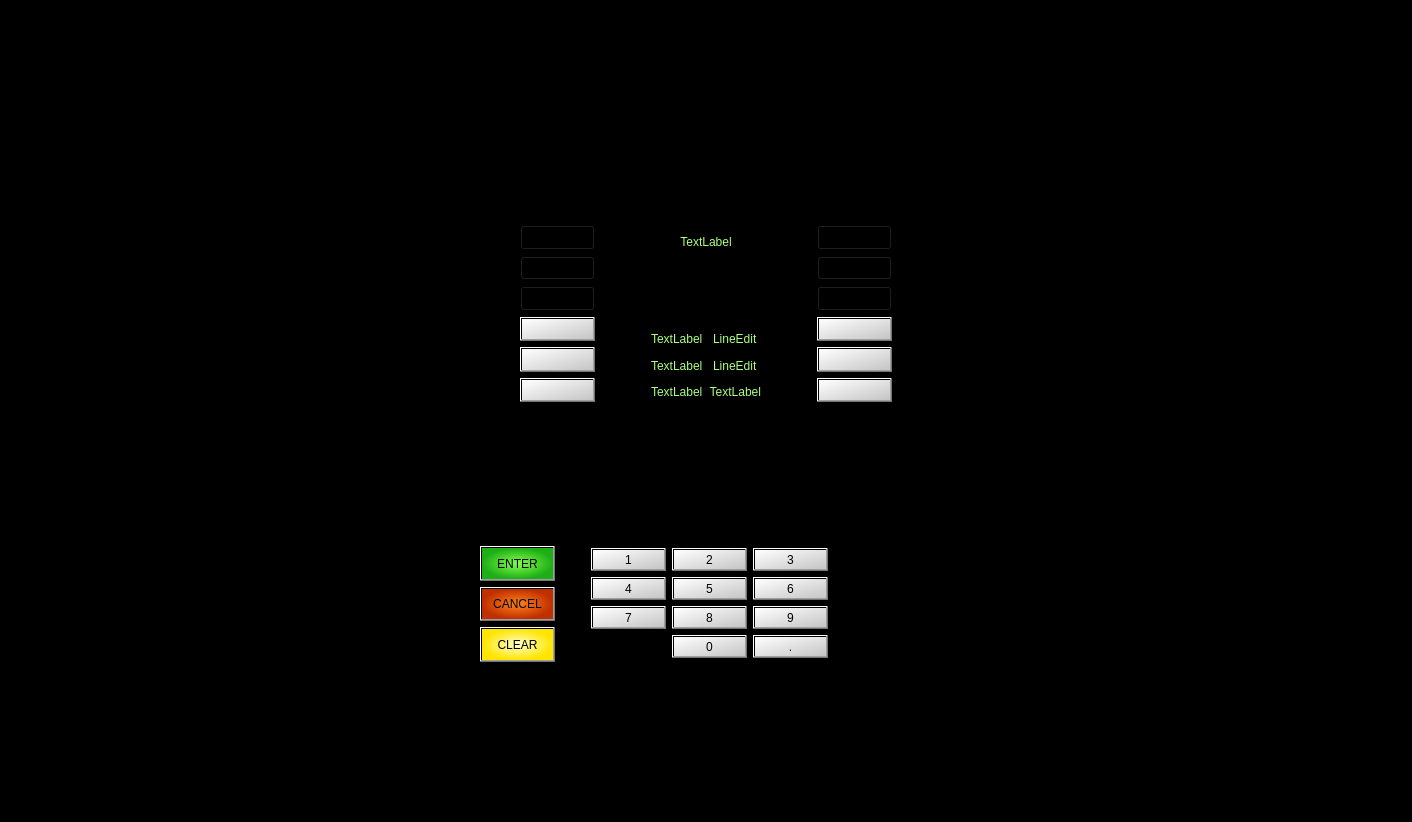
<?xml version="1.0" encoding="UTF-8"?>
<ui version="4.0">
 <class>Transfer</class>
 <widget class="QMainWindow" name="Transfer">
  <property name="geometry">
   <rect>
    <x>0</x>
    <y>0</y>
    <width>1412</width>
    <height>822</height>
   </rect>
  </property>
  <property name="sizePolicy">
   <sizepolicy hsizetype="Preferred" vsizetype="Preferred">
    <horstretch>0</horstretch>
    <verstretch>0</verstretch>
   </sizepolicy>
  </property>
  <property name="windowTitle">
   <string>MainWindow</string>
  </property>
  <property name="styleSheet">
   <string notr="true">background-color: rgb(0, 0, 0);</string>
  </property>
  <widget class="QWidget" name="mycentralwidget">
   <property name="sizePolicy">
    <sizepolicy hsizetype="Preferred" vsizetype="Preferred">
     <horstretch>0</horstretch>
     <verstretch>0</verstretch>
    </sizepolicy>
   </property>
   <layout class="QGridLayout" name="gridLayout_3">
    <property name="leftMargin">
     <number>135</number>
    </property>
    <property name="topMargin">
     <number>135</number>
    </property>
    <property name="rightMargin">
     <number>135</number>
    </property>
    <property name="bottomMargin">
     <number>80</number>
    </property>
    <item row="1" column="0">
     <layout class="QHBoxLayout" name="horizontalLayout">
      <property name="leftMargin">
       <number>0</number>
      </property>
      <property name="topMargin">
       <number>95</number>
      </property>
      <property name="rightMargin">
       <number>80</number>
      </property>
      <property name="bottomMargin">
       <number>80</number>
      </property>
      <item>
       <spacer name="horizontalSpacer_2">
        <property name="orientation">
         <enum>Qt::Horizontal</enum>
        </property>
        <property name="sizeHint" stdset="0">
         <size>
          <width>40</width>
          <height>20</height>
         </size>
        </property>
       </spacer>
      </item>
      <item>
       <layout class="QVBoxLayout" name="verticalLayout_2">
        <property name="topMargin">
         <number>43</number>
        </property>
        <property name="rightMargin">
         <number>30</number>
        </property>
        <item>
         <widget class="QPushButton" name="btnEnter">
          <property name="sizePolicy">
           <sizepolicy hsizetype="Fixed" vsizetype="Preferred">
            <horstretch>0</horstretch>
            <verstretch>0</verstretch>
           </sizepolicy>
          </property>
          <property name="styleSheet">
           <string notr="true">font: 12pt &quot;Segoe UI&quot;;
color: rgb(0, 0, 0);
background-color: qradialgradient(spread:pad, cx:0.5, cy:0.5, radius:0.5, fx:0.5, fy:0.5, stop:0 rgba(130, 255, 79, 255), stop:1 rgba(30, 174, 21, 255));
</string>
          </property>
          <property name="text">
           <string>ENTER</string>
          </property>
         </widget>
        </item>
        <item>
         <widget class="QPushButton" name="btnCancel">
          <property name="sizePolicy">
           <sizepolicy hsizetype="Fixed" vsizetype="Preferred">
            <horstretch>0</horstretch>
            <verstretch>0</verstretch>
           </sizepolicy>
          </property>
          <property name="styleSheet">
           <string notr="true">font: 12pt &quot;Segoe UI&quot;;
color: rgb(0, 0, 0);
background-color: qradialgradient(spread:pad, cx:0.5, cy:0.5, radius:0.5, fx:0.5, fy:0.5, stop:0 rgba(255, 132, 26, 255), stop:1 rgba(192, 47, 0, 255));</string>
          </property>
          <property name="text">
           <string>CANCEL</string>
          </property>
         </widget>
        </item>
        <item>
         <widget class="QPushButton" name="btnClear">
          <property name="sizePolicy">
           <sizepolicy hsizetype="Fixed" vsizetype="Preferred">
            <horstretch>0</horstretch>
            <verstretch>0</verstretch>
           </sizepolicy>
          </property>
          <property name="styleSheet">
           <string notr="true">font: 12pt &quot;Segoe UI&quot;;
color: rgb(0, 0, 0);
background-color: qradialgradient(spread:pad, cx:0.5, cy:0.5, radius:0.5, fx:0.5, fy:0.5, stop:0 rgba(255, 255, 206, 255), stop:1 rgba(255, 229, 0, 255));
</string>
          </property>
          <property name="text">
           <string>CLEAR</string>
          </property>
         </widget>
        </item>
       </layout>
      </item>
      <item>
       <layout class="QGridLayout" name="gridLayout">
        <property name="topMargin">
         <number>45</number>
        </property>
        <property name="rightMargin">
         <number>25</number>
        </property>
        <property name="bottomMargin">
         <number>4</number>
        </property>
        <item row="1" column="2">
         <widget class="QPushButton" name="btn_num6">
          <property name="sizePolicy">
           <sizepolicy hsizetype="Fixed" vsizetype="Preferred">
            <horstretch>0</horstretch>
            <verstretch>0</verstretch>
           </sizepolicy>
          </property>
          <property name="styleSheet">
           <string notr="true">font: 16pt &quot;Segoe UI&quot;;
color: rgb(0, 0, 0);
background-color: qlineargradient(spread:pad, x1:0, y1:0, x2:1, y2:1, stop:0 rgba(255, 255, 255, 255), stop:1 rgba(197, 197, 197, 255));</string>
          </property>
          <property name="text">
           <string>6</string>
          </property>
         </widget>
        </item>
        <item row="2" column="2">
         <widget class="QPushButton" name="btn_num9">
          <property name="sizePolicy">
           <sizepolicy hsizetype="Fixed" vsizetype="Preferred">
            <horstretch>0</horstretch>
            <verstretch>0</verstretch>
           </sizepolicy>
          </property>
          <property name="styleSheet">
           <string notr="true">font: 16pt &quot;Segoe UI&quot;;
color: rgb(0, 0, 0);
background-color: qlineargradient(spread:pad, x1:0, y1:0, x2:1, y2:1, stop:0 rgba(255, 255, 255, 255), stop:1 rgba(197, 197, 197, 255));</string>
          </property>
          <property name="text">
           <string>9</string>
          </property>
         </widget>
        </item>
        <item row="2" column="0">
         <widget class="QPushButton" name="btn_num7">
          <property name="sizePolicy">
           <sizepolicy hsizetype="Fixed" vsizetype="Preferred">
            <horstretch>0</horstretch>
            <verstretch>0</verstretch>
           </sizepolicy>
          </property>
          <property name="styleSheet">
           <string notr="true">font: 16pt &quot;Segoe UI&quot;;
color: rgb(0, 0, 0);
background-color: qlineargradient(spread:pad, x1:0, y1:0, x2:1, y2:1, stop:0 rgba(255, 255, 255, 255), stop:1 rgba(197, 197, 197, 255));</string>
          </property>
          <property name="text">
           <string>7</string>
          </property>
         </widget>
        </item>
        <item row="1" column="0">
         <widget class="QPushButton" name="btn_num4">
          <property name="sizePolicy">
           <sizepolicy hsizetype="Fixed" vsizetype="Preferred">
            <horstretch>0</horstretch>
            <verstretch>0</verstretch>
           </sizepolicy>
          </property>
          <property name="styleSheet">
           <string notr="true">font: 16pt &quot;Segoe UI&quot;;
color: rgb(0, 0, 0);
background-color: qlineargradient(spread:pad, x1:0, y1:0, x2:1, y2:1, stop:0 rgba(255, 255, 255, 255), stop:1 rgba(197, 197, 197, 255));</string>
          </property>
          <property name="text">
           <string>4</string>
          </property>
         </widget>
        </item>
        <item row="2" column="1">
         <widget class="QPushButton" name="btn_num8">
          <property name="sizePolicy">
           <sizepolicy hsizetype="Fixed" vsizetype="Preferred">
            <horstretch>0</horstretch>
            <verstretch>0</verstretch>
           </sizepolicy>
          </property>
          <property name="styleSheet">
           <string notr="true">font: 16pt &quot;Segoe UI&quot;;
color: rgb(0, 0, 0);
background-color: qlineargradient(spread:pad, x1:0, y1:0, x2:1, y2:1, stop:0 rgba(255, 255, 255, 255), stop:1 rgba(197, 197, 197, 255));</string>
          </property>
          <property name="text">
           <string>8</string>
          </property>
         </widget>
        </item>
        <item row="3" column="1">
         <widget class="QPushButton" name="btn_num0">
          <property name="sizePolicy">
           <sizepolicy hsizetype="Fixed" vsizetype="Preferred">
            <horstretch>0</horstretch>
            <verstretch>0</verstretch>
           </sizepolicy>
          </property>
          <property name="styleSheet">
           <string notr="true">font: 16pt &quot;Segoe UI&quot;;
color: rgb(0, 0, 0);
background-color: qlineargradient(spread:pad, x1:0, y1:0, x2:1, y2:1, stop:0 rgba(255, 255, 255, 255), stop:1 rgba(197, 197, 197, 255));</string>
          </property>
          <property name="text">
           <string>0</string>
          </property>
         </widget>
        </item>
        <item row="0" column="1">
         <widget class="QPushButton" name="btn_num2">
          <property name="sizePolicy">
           <sizepolicy hsizetype="Fixed" vsizetype="Preferred">
            <horstretch>0</horstretch>
            <verstretch>0</verstretch>
           </sizepolicy>
          </property>
          <property name="styleSheet">
           <string notr="true">font: 16pt &quot;Segoe UI&quot;;
color: rgb(0, 0, 0);
background-color: qlineargradient(spread:pad, x1:0, y1:0, x2:1, y2:1, stop:0 rgba(255, 255, 255, 255), stop:1 rgba(197, 197, 197, 255));</string>
          </property>
          <property name="text">
           <string>2</string>
          </property>
         </widget>
        </item>
        <item row="0" column="0">
         <widget class="QPushButton" name="btn_num1">
          <property name="sizePolicy">
           <sizepolicy hsizetype="Fixed" vsizetype="Preferred">
            <horstretch>0</horstretch>
            <verstretch>0</verstretch>
           </sizepolicy>
          </property>
          <property name="mouseTracking">
           <bool>false</bool>
          </property>
          <property name="styleSheet">
           <string notr="true">font: 16pt &quot;Segoe UI&quot;;
color: rgb(0, 0, 0);
background-color: qlineargradient(spread:pad, x1:0, y1:0, x2:1, y2:1, stop:0 rgba(255, 255, 255, 255), stop:1 rgba(197, 197, 197, 255));</string>
          </property>
          <property name="text">
           <string>1</string>
          </property>
         </widget>
        </item>
        <item row="1" column="1">
         <widget class="QPushButton" name="btn_num5">
          <property name="sizePolicy">
           <sizepolicy hsizetype="Fixed" vsizetype="Preferred">
            <horstretch>0</horstretch>
            <verstretch>0</verstretch>
           </sizepolicy>
          </property>
          <property name="styleSheet">
           <string notr="true">font: 16pt &quot;Segoe UI&quot;;
color: rgb(0, 0, 0);
background-color: qlineargradient(spread:pad, x1:0, y1:0, x2:1, y2:1, stop:0 rgba(255, 255, 255, 255), stop:1 rgba(197, 197, 197, 255));</string>
          </property>
          <property name="text">
           <string>5</string>
          </property>
         </widget>
        </item>
        <item row="0" column="2">
         <widget class="QPushButton" name="btn_num3">
          <property name="sizePolicy">
           <sizepolicy hsizetype="Fixed" vsizetype="Preferred">
            <horstretch>0</horstretch>
            <verstretch>0</verstretch>
           </sizepolicy>
          </property>
          <property name="styleSheet">
           <string notr="true">font: 16pt &quot;Segoe UI&quot;;
color: rgb(0, 0, 0);
background-color: qlineargradient(spread:pad, x1:0, y1:0, x2:1, y2:1, stop:0 rgba(255, 255, 255, 255), stop:1 rgba(197, 197, 197, 255));</string>
          </property>
          <property name="text">
           <string>3</string>
          </property>
         </widget>
        </item>
        <item row="3" column="2">
         <widget class="QPushButton" name="btn_numDOT">
          <property name="sizePolicy">
           <sizepolicy hsizetype="Fixed" vsizetype="Preferred">
            <horstretch>0</horstretch>
            <verstretch>0</verstretch>
           </sizepolicy>
          </property>
          <property name="styleSheet">
           <string notr="true">font: 16pt &quot;Segoe UI&quot;;
color: rgb(0, 0, 0);
background-color: qlineargradient(spread:pad, x1:0, y1:0, x2:1, y2:1, stop:0 rgba(255, 255, 255, 255), stop:1 rgba(197, 197, 197, 255));</string>
          </property>
          <property name="text">
           <string>.</string>
          </property>
         </widget>
        </item>
       </layout>
      </item>
      <item>
       <spacer name="horizontalSpacer">
        <property name="orientation">
         <enum>Qt::Horizontal</enum>
        </property>
        <property name="sizeHint" stdset="0">
         <size>
          <width>40</width>
          <height>20</height>
         </size>
        </property>
       </spacer>
      </item>
     </layout>
    </item>
    <item row="0" column="0">
     <layout class="QHBoxLayout" name="horizontalLayout_2" stretch="0,0,1,0,0">
      <property name="leftMargin">
       <number>350</number>
      </property>
      <property name="rightMargin">
       <number>350</number>
      </property>
      <item>
       <spacer name="horizontalSpacer_3">
        <property name="orientation">
         <enum>Qt::Horizontal</enum>
        </property>
        <property name="sizeHint" stdset="0">
         <size>
          <width>40</width>
          <height>20</height>
         </size>
        </property>
       </spacer>
      </item>
      <item>
       <layout class="QVBoxLayout" name="verticalLayout_3">
        <property name="topMargin">
         <number>90</number>
        </property>
        <item>
         <widget class="QPushButton" name="pushButton_25">
          <property name="sizePolicy">
           <sizepolicy hsizetype="Minimum" vsizetype="Preferred">
            <horstretch>0</horstretch>
            <verstretch>0</verstretch>
           </sizepolicy>
          </property>
          <property name="styleSheet">
           <string notr="true">background-color: transparent;</string>
          </property>
          <property name="text">
           <string/>
          </property>
         </widget>
        </item>
        <item>
         <widget class="QPushButton" name="pushButton_23">
          <property name="sizePolicy">
           <sizepolicy hsizetype="Minimum" vsizetype="Preferred">
            <horstretch>0</horstretch>
            <verstretch>0</verstretch>
           </sizepolicy>
          </property>
          <property name="styleSheet">
           <string notr="true">background-color: transparent;</string>
          </property>
          <property name="text">
           <string/>
          </property>
         </widget>
        </item>
        <item>
         <widget class="QPushButton" name="pushButton_22">
          <property name="sizePolicy">
           <sizepolicy hsizetype="Minimum" vsizetype="Preferred">
            <horstretch>0</horstretch>
            <verstretch>0</verstretch>
           </sizepolicy>
          </property>
          <property name="styleSheet">
           <string notr="true">background-color: transparent;</string>
          </property>
          <property name="text">
           <string/>
          </property>
         </widget>
        </item>
        <item>
         <widget class="QPushButton" name="btn_left1">
          <property name="sizePolicy">
           <sizepolicy hsizetype="Minimum" vsizetype="Preferred">
            <horstretch>0</horstretch>
            <verstretch>0</verstretch>
           </sizepolicy>
          </property>
          <property name="styleSheet">
           <string notr="true">background-color: qlineargradient(spread:pad, x1:0, y1:0, x2:1, y2:1, stop:0 rgba(255, 255, 255, 255), stop:1 rgba(197, 197, 197, 255));
color: transparent;</string>
          </property>
          <property name="text">
           <string>PushButton</string>
          </property>
         </widget>
        </item>
        <item>
         <widget class="QPushButton" name="btn_left2">
          <property name="sizePolicy">
           <sizepolicy hsizetype="Minimum" vsizetype="Preferred">
            <horstretch>0</horstretch>
            <verstretch>0</verstretch>
           </sizepolicy>
          </property>
          <property name="styleSheet">
           <string notr="true">background-color: qlineargradient(spread:pad, x1:0, y1:0, x2:1, y2:1, stop:0 rgba(255, 255, 255, 255), stop:1 rgba(197, 197, 197, 255));
color: transparent;</string>
          </property>
          <property name="text">
           <string>PushButton</string>
          </property>
         </widget>
        </item>
        <item>
         <widget class="QPushButton" name="btn_left3">
          <property name="sizePolicy">
           <sizepolicy hsizetype="Minimum" vsizetype="Preferred">
            <horstretch>0</horstretch>
            <verstretch>0</verstretch>
           </sizepolicy>
          </property>
          <property name="styleSheet">
           <string notr="true">background-color: qlineargradient(spread:pad, x1:0, y1:0, x2:1, y2:1, stop:0 rgba(255, 255, 255, 255), stop:1 rgba(197, 197, 197, 255));
color: transparent;</string>
          </property>
          <property name="text">
           <string>PushButton</string>
          </property>
         </widget>
        </item>
       </layout>
      </item>
      <item>
       <layout class="QVBoxLayout" name="verticalLayout_4">
        <property name="leftMargin">
         <number>50</number>
        </property>
        <property name="topMargin">
         <number>55</number>
        </property>
        <property name="rightMargin">
         <number>50</number>
        </property>
        <item>
         <widget class="QLabel" name="label_top">
          <property name="styleSheet">
           <string notr="true">background-color: black;
color: rgb(170, 255, 127);
font: 16pt &quot;Segoe UI&quot;;</string>
          </property>
          <property name="text">
           <string>TextLabel</string>
          </property>
          <property name="alignment">
           <set>Qt::AlignCenter</set>
          </property>
         </widget>
        </item>
        <item>
         <layout class="QGridLayout" name="gridLayout_2">
          <property name="topMargin">
           <number>30</number>
          </property>
          <item row="0" column="0">
           <widget class="QLabel" name="label_left1">
            <property name="styleSheet">
             <string notr="true">background-color: black;
color: rgb(170, 255, 127);
font: 14pt &quot;Segoe UI&quot;;</string>
            </property>
            <property name="text">
             <string>TextLabel</string>
            </property>
           </widget>
          </item>
          <item row="2" column="0">
           <widget class="QLabel" name="label_left3">
            <property name="styleSheet">
             <string notr="true">background-color: black;
color: rgb(170, 255, 127);
font: 14pt &quot;Segoe UI&quot;;</string>
            </property>
            <property name="text">
             <string>TextLabel</string>
            </property>
           </widget>
          </item>
          <item row="1" column="0">
           <widget class="QLabel" name="label_left2">
            <property name="styleSheet">
             <string notr="true">background-color: black;
color: rgb(170, 255, 127);
font: 14pt &quot;Segoe UI&quot;;</string>
            </property>
            <property name="text">
             <string>TextLabel</string>
            </property>
           </widget>
          </item>
          <item row="1" column="1">
           <widget class="QLineEdit" name="txt_right2">
            <property name="sizePolicy">
             <sizepolicy hsizetype="Preferred" vsizetype="Preferred">
              <horstretch>0</horstretch>
              <verstretch>0</verstretch>
             </sizepolicy>
            </property>
            <property name="styleSheet">
             <string>background-color: black;
color: rgb(170, 255, 127);
font: 14pt &quot;Segoe UI&quot;;</string>
            </property>
            <property name="text">
             <string>LineEdit</string>
            </property>
            <property name="frame">
             <bool>false</bool>
            </property>
            <property name="alignment">
             <set>Qt::AlignRight|Qt::AlignTrailing|Qt::AlignVCenter</set>
            </property>
           </widget>
          </item>
          <item row="0" column="1">
           <widget class="QLineEdit" name="txt_right1">
            <property name="sizePolicy">
             <sizepolicy hsizetype="Preferred" vsizetype="Preferred">
              <horstretch>0</horstretch>
              <verstretch>0</verstretch>
             </sizepolicy>
            </property>
            <property name="styleSheet">
             <string>background-color: black;
color: rgb(170, 255, 127);
font: 14pt &quot;Segoe UI&quot;;</string>
            </property>
            <property name="text">
             <string>LineEdit</string>
            </property>
            <property name="frame">
             <bool>false</bool>
            </property>
            <property name="alignment">
             <set>Qt::AlignRight|Qt::AlignTrailing|Qt::AlignVCenter</set>
            </property>
           </widget>
          </item>
          <item row="2" column="1">
           <widget class="QLabel" name="label_right3">
            <property name="styleSheet">
             <string notr="true">background-color: black;
color: rgb(170, 255, 127);
font: 14pt &quot;Segoe UI&quot;;</string>
            </property>
            <property name="text">
             <string>TextLabel</string>
            </property>
            <property name="alignment">
             <set>Qt::AlignRight|Qt::AlignTrailing|Qt::AlignVCenter</set>
            </property>
           </widget>
          </item>
         </layout>
        </item>
       </layout>
      </item>
      <item>
       <layout class="QVBoxLayout" name="verticalLayout">
        <property name="topMargin">
         <number>90</number>
        </property>
        <item>
         <widget class="QPushButton" name="pushButton_26">
          <property name="sizePolicy">
           <sizepolicy hsizetype="Minimum" vsizetype="Preferred">
            <horstretch>0</horstretch>
            <verstretch>0</verstretch>
           </sizepolicy>
          </property>
          <property name="styleSheet">
           <string notr="true">background-color: transparent;</string>
          </property>
          <property name="text">
           <string/>
          </property>
         </widget>
        </item>
        <item>
         <widget class="QPushButton" name="pushButton_24">
          <property name="sizePolicy">
           <sizepolicy hsizetype="Minimum" vsizetype="Preferred">
            <horstretch>0</horstretch>
            <verstretch>0</verstretch>
           </sizepolicy>
          </property>
          <property name="styleSheet">
           <string notr="true">background-color: transparent;</string>
          </property>
          <property name="text">
           <string/>
          </property>
         </widget>
        </item>
        <item>
         <widget class="QPushButton" name="pushButton_21">
          <property name="sizePolicy">
           <sizepolicy hsizetype="Minimum" vsizetype="Preferred">
            <horstretch>0</horstretch>
            <verstretch>0</verstretch>
           </sizepolicy>
          </property>
          <property name="styleSheet">
           <string notr="true">background-color: transparent;</string>
          </property>
          <property name="text">
           <string/>
          </property>
         </widget>
        </item>
        <item>
         <widget class="QPushButton" name="btn_right1">
          <property name="sizePolicy">
           <sizepolicy hsizetype="Minimum" vsizetype="Preferred">
            <horstretch>0</horstretch>
            <verstretch>0</verstretch>
           </sizepolicy>
          </property>
          <property name="styleSheet">
           <string notr="true">background-color: qlineargradient(spread:pad, x1:0, y1:0, x2:1, y2:1, stop:0 rgba(255, 255, 255, 255), stop:1 rgba(197, 197, 197, 255));
color: transparent;</string>
          </property>
          <property name="text">
           <string>PushButton</string>
          </property>
         </widget>
        </item>
        <item>
         <widget class="QPushButton" name="btn_right2">
          <property name="sizePolicy">
           <sizepolicy hsizetype="Minimum" vsizetype="Preferred">
            <horstretch>0</horstretch>
            <verstretch>0</verstretch>
           </sizepolicy>
          </property>
          <property name="styleSheet">
           <string notr="true">background-color: qlineargradient(spread:pad, x1:0, y1:0, x2:1, y2:1, stop:0 rgba(255, 255, 255, 255), stop:1 rgba(197, 197, 197, 255));
color: transparent;</string>
          </property>
          <property name="text">
           <string>PushButton</string>
          </property>
         </widget>
        </item>
        <item>
         <widget class="QPushButton" name="btn_right3">
          <property name="sizePolicy">
           <sizepolicy hsizetype="Minimum" vsizetype="Preferred">
            <horstretch>0</horstretch>
            <verstretch>0</verstretch>
           </sizepolicy>
          </property>
          <property name="styleSheet">
           <string notr="true">background-color: qlineargradient(spread:pad, x1:0, y1:0, x2:1, y2:1, stop:0 rgba(255, 255, 255, 255), stop:1 rgba(197, 197, 197, 255));
color: transparent;</string>
          </property>
          <property name="text">
           <string>PushButton</string>
          </property>
         </widget>
        </item>
       </layout>
      </item>
      <item>
       <spacer name="horizontalSpacer_4">
        <property name="orientation">
         <enum>Qt::Horizontal</enum>
        </property>
        <property name="sizeHint" stdset="0">
         <size>
          <width>40</width>
          <height>20</height>
         </size>
        </property>
       </spacer>
      </item>
     </layout>
    </item>
   </layout>
  </widget>
 </widget>
 <resources/>
 <connections/>
</ui>
